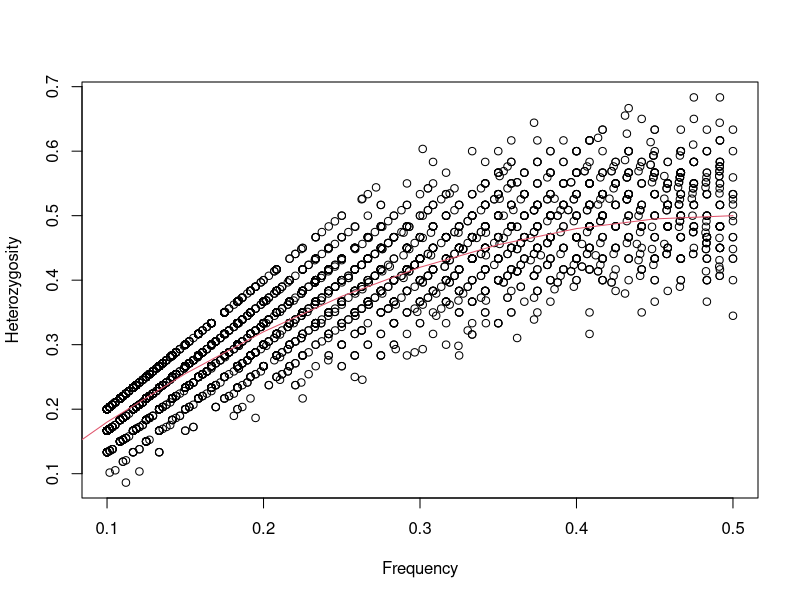
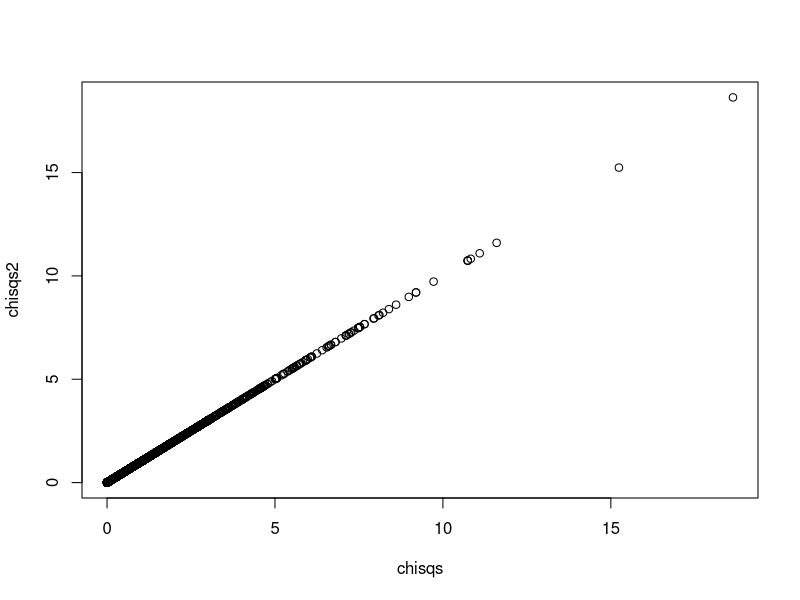
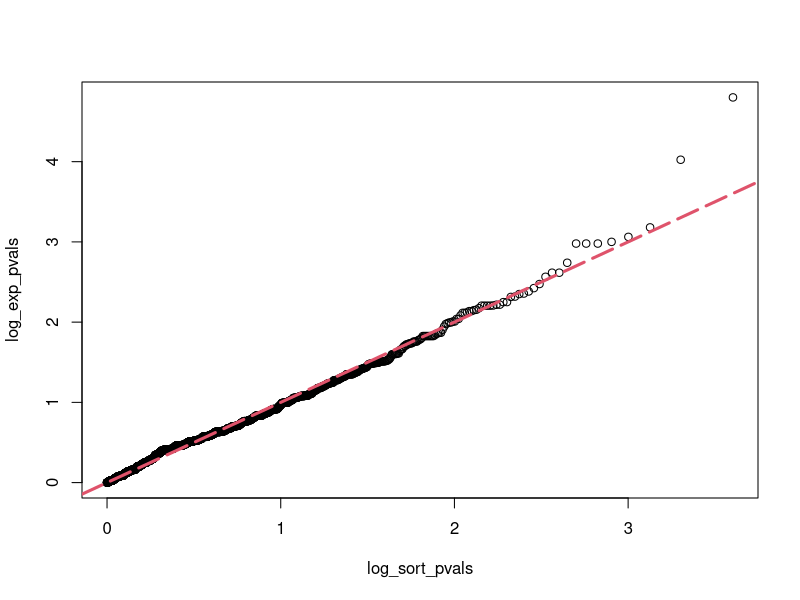
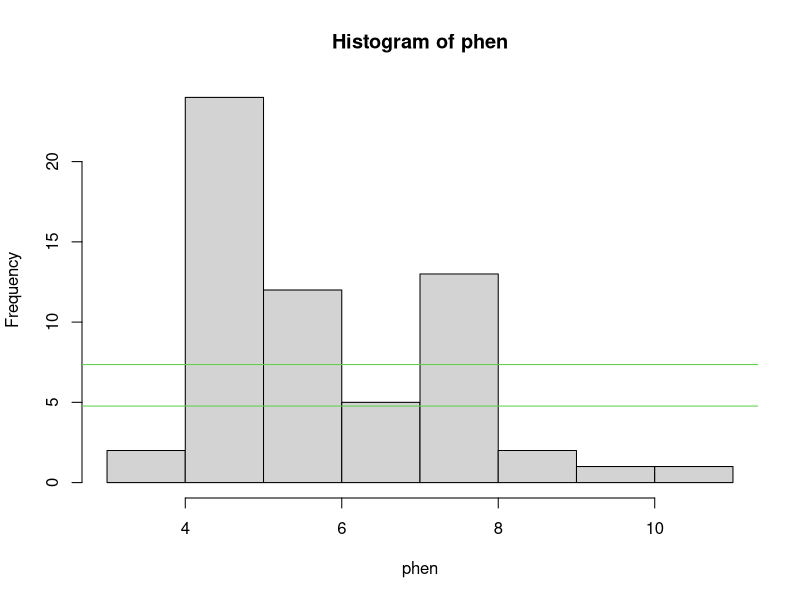

Recreate these plots in R, in order.
#Additional in class excercises for R bootcamp:
#EEB 201, September 27, 2017
#Kirk Lohmueller


#1a.  To start let's revisit our tests of Hardy-Weinberg. 
#   Go back and perform the chi-square test for Hardy-Weinberg 
#   that we did in class on all SNPs in the "hapmap_CEU_r23a_chr2_ld.txt" file.
#   Hint: you already have the code for this. 
#   Save your P-values in a vector called "pvals"


setwd("~/GitHub/RBootcamp/Assignment2")
snpsDataFrame <- read.table('hapmap_CEU_r23a_chr2_Id.txt',header=TRUE)

dim(snpsDataFrame)
head(snpsDataFrame)

names(snpsDataFrame)
row.names(snpsDataFrame)

# Because the data are really just a large numeric matrix, we convert the dataframe to a matrix:
snps=as.matrix(snpsDataFrame)

# With row names we can easily extract certain SNPs using the id's
testSNP=snps["rs218206_G",]

table(testSNP)

# What is proportion of heterozygotes at this locus?
het=sum(testSNP==1)/length(testSNP)

# What if there is missing data?
testSNP=snps["rs6717613_A",]

# Try these commands
table(testSNP)
testSNP==1
length(testSNP)
is.na(testSNP)

# Now let's compute the observed heterozygosity
het=sum(testSNP==1,na.rm=TRUE)/sum(!is.na(testSNP))  # but this doesn't, because 

# What is the frequency of the minor allele?
freq=sum(testSNP,na.rm=TRUE)/(2.0*sum(!is.na(testSNP)))

# Now, let's define functions that do this for a generic set of SNP data
calc_freq=function(x){
  return(sum(x,na.rm=TRUE)/(2.0*sum(!is.na(x))))
}

calc_het=function(x){
  return(sum(x==1,na.rm=TRUE)/(sum(!is.na(x))))
}

# And now let's apply the functions to each and every SNP
freq=apply(snps,1,calc_freq)
het=apply(snps,1,calc_het)

# And now we can make exploratory plots
plot(freq,het,xlab="Frequency",ylab="Heterozygosity")  # Scatter plot

# Let's add a line to show what relationship we'd expect under Hardy-Weinberg expectations
p=seq(0,0.5,by=0.05)   # Set-up a vector with a sequence of allele frequencies
points(p,2*p*(1-p),type="l",col=2) # Plot the HW expectation as a line in red

## APPYLING A CHI-SQUARE TEST TO EACH SNP TO FORMALLY LOOK FOR DEPARTURES FROM HARDY-WEINBERG EXPECTATIONS ###

compute_chisquare=function(x){
  freq=sum(x,na.rm=TRUE)/(2.0*sum(!is.na(x)))
  cnt0=sum(x==0,na.rm=TRUE)
  cnt1=sum(x==1,na.rm=TRUE)
  cnt2=sum(x==2,na.rm=TRUE)
  obscnts=c(cnt0,cnt1,cnt2)
  #print(obscnts)
  n=sum(obscnts)
  expcnts=c((1-freq)^2,2*freq*(1-freq),freq^2)*n
  chisq=sum((obscnts-expcnts)^2/expcnts)
  return(chisq)
}

#let's make a second funtion that makes use of R's built in chisq.test function

compute_chisquare_2=function(x){
  freq=sum(x,na.rm=TRUE)/(2.0*sum(!is.na(x)))
  cnt0=sum(x==0,na.rm=TRUE)
  cnt1=sum(x==1,na.rm=TRUE)
  cnt2=sum(x==2,na.rm=TRUE)
  obscnts=c(cnt0,cnt1,cnt2)
  #print(obscnts)
  n=sum(obscnts)
  #here we use the built-in function for the chi-sq distribution:
  exp_probs=c((1-freq)^2,2*freq*(1-freq),freq^2) #note, here we don't multiply by n
  chisq<-chisq.test(obscnts,p=exp_probs, correct = FALSE)$statistic
  return(chisq)
}

# Apply the compute_chi_square function to each snp
chisqs=apply(snps,1,compute_chisquare)
chisqs2=apply(snps,1,compute_chisquare_2)

#check to see that the chisquare statistcs are the same:
#first do this by computing Pearson's correlation coefficient:
cor.test(chisqs,chisqs2)

#we can also do a quick scatterplot:
plot(chisqs,chisqs2)

# Compute p-values for each chi-square value using the pchisq function
pvals=pchisq(chisqs,1,lower.tail=FALSE)

#######################################################################################################
#1b.  What proportion of P-values from the test (put the vector called "pvals") 
#   are <0.05?
  
signifthres05<-0.05
# sum of a conditional statement only adds up the binary variables that are true per the condition
proportion05=(sum(pvals<signifthres05))/length(pvals)
proportion05
# OR
mean(pvals<signifthres05)
# mean of a conditional statement only adds a binary value of the items in the vector that meet the condition, 
# so it is essentially taking a proportion

# What proportion are <0.01? 

signifthres01<-0.01
proportion01=(sum(pvals<signifthres01))/length(pvals)
proportion01
#OR
mean(pvals<signifthres01)

# Are any <0.001? 

signifthres001<-0.001
proportion001=(sum(pvals<signifthres001))/length(pvals)
proportion001
#OR
mean(pvals<signifthres001)

#######################################################################################################
#1c.  How many SNPs were tested for departures from Hardy-Weinberg equilibrium?
#   Hint: How many P-values do you have? Second hint: Try using the "length" function. 
#   Save this value in the variable called "num_pval".

num_pval<-length(pvals)

#######################################################################################################
#1d.  Say that you have "num_pval" total P-values. Assuming that the null hypothesis is true
#   (i.e. all SNPs are in Hardy-Weinberg), the smallest P-values is expected to be 1/num_pval. 
#   The second smallest P-value is expected to be 2/num_pval. The third smallest P-value is expected 
#   to be 3/num_pval, etc. The largest P-value is expected to be num_pval/num_pval (or 1). 
#   Calculate the vector of expected P-values for the  chi-square test. Save these in the vector called "exp_pvals". 

exp_pvals<-seq(1,num_pval,1)/num_pval
# create a sequence for the denominators, then divide each of them by the denominator - outside of the seq function
head(exp_pvals)
tail(exp_pvals)

#######################################################################################################
#1e. The observed P-values in the "pvals" vector are in the order that they SNPs appear across the chromosome. 
#   We need to sort them, smallest to largest. Use the "sort" function to sort the P-values. 
#   Store them in the vector "sort_pvals".  

sort_pvals <- sort(pvals)
head(sort_pvals)
tail(sort_pvals)

#######################################################################################################
#1f.  In order to see what is happening with the small P-values (these are the ones we really care about), 
#   people often take the -log10(Pvalue). Find the -log10 of the observed and expected P-values. 
#   Store these in the vector "log_sort_pvals" and "log_exp_pvals". 

log_sort_pvals <- -log10(exp_pvals)
log_exp_pvals <- -log10(sort_pvals)

#######################################################################################################
#1g.  You're ready to make the QQ plot! Plot the "log_sort_pvals" vs. the "log_exp_pvals". 

plot(log_sort_pvals, log_exp_pvals)

#######################################################################################################
#1h.  Where should these P-values fall under the null hypothesis? They should fall along the diagonal. 
#   Add a diagonal line to the QQ plot.

abline(a=0,b=1,lty=5, lwd =3, col=2)
# a is Y intercept, b is slope, h = horizonatal line y value

#######################################################################################################
#2  Researchers are very interested in testing whether certain alleles are present in higher frequency 
#     in individuals with traits, such as type 2 diabetes. We have blood glucose levels for the 
#     60 individuals in this study. 

#2a. Load the file "pheno.sim.2014.txt". Store the phenotypes in a data frame called "zz". 
#   The second column in this file contains the blood glucose measurements. 
#     Hint: you probably want to use "header=T" in the "read.table" command. 

zz=read.table("pheno.sim.2014.txt",header=TRUE)
#   colnames(zz) = tells me the column names in the table
#   colnames(zz)[2] = tells me the name of the second column

#######################################################################################################
#2b.  Find the value of the phenotype such that 25% of the individuals have a phenotype LESS than this value.

# mean(zz[,"glucose_mmolperL"])  this outputs the mean in matriz zz, all rows, column "glucose_mmolperL"
#
# Quantile by hand - h<- sort(zz[,"glucose_mmolperL"])
#     THEN (h[15]+h[16])/2
#     value will be approximate but not equal to quantile because quantile is at exactly 25% on the normal distribution
quantile(zz[,2])
#outputs all the of the quantile data using the second column from data set zz
quantile(zz[,2])[2]
#outputs the 2th output from the quantile matrix

#######################################################################################################
#2c. Find the value of the phenotype such that 25% of the individuals have a phenotype GREATER than this 
#     value (i.e. 75% of the individuals have a phenotype LESS than this value).

quantile(zz[,2])[4]
#outputs the 4th output from the quantile matrix

#######################################################################################################
#2d. Make a density plot of the distribution of phenotypes (i.e. the blood glucose levels). Add vertical
#     lines to the plot to denote the 25% and 75% tails of the distribution.


phen=zz$glucose_mmolperL
hist(phen)
abline(h=quantile(zz[,2])[4],lwd =1, col=3)
abline(h=quantile(zz[,2])[2],lwd =1, col=3)


